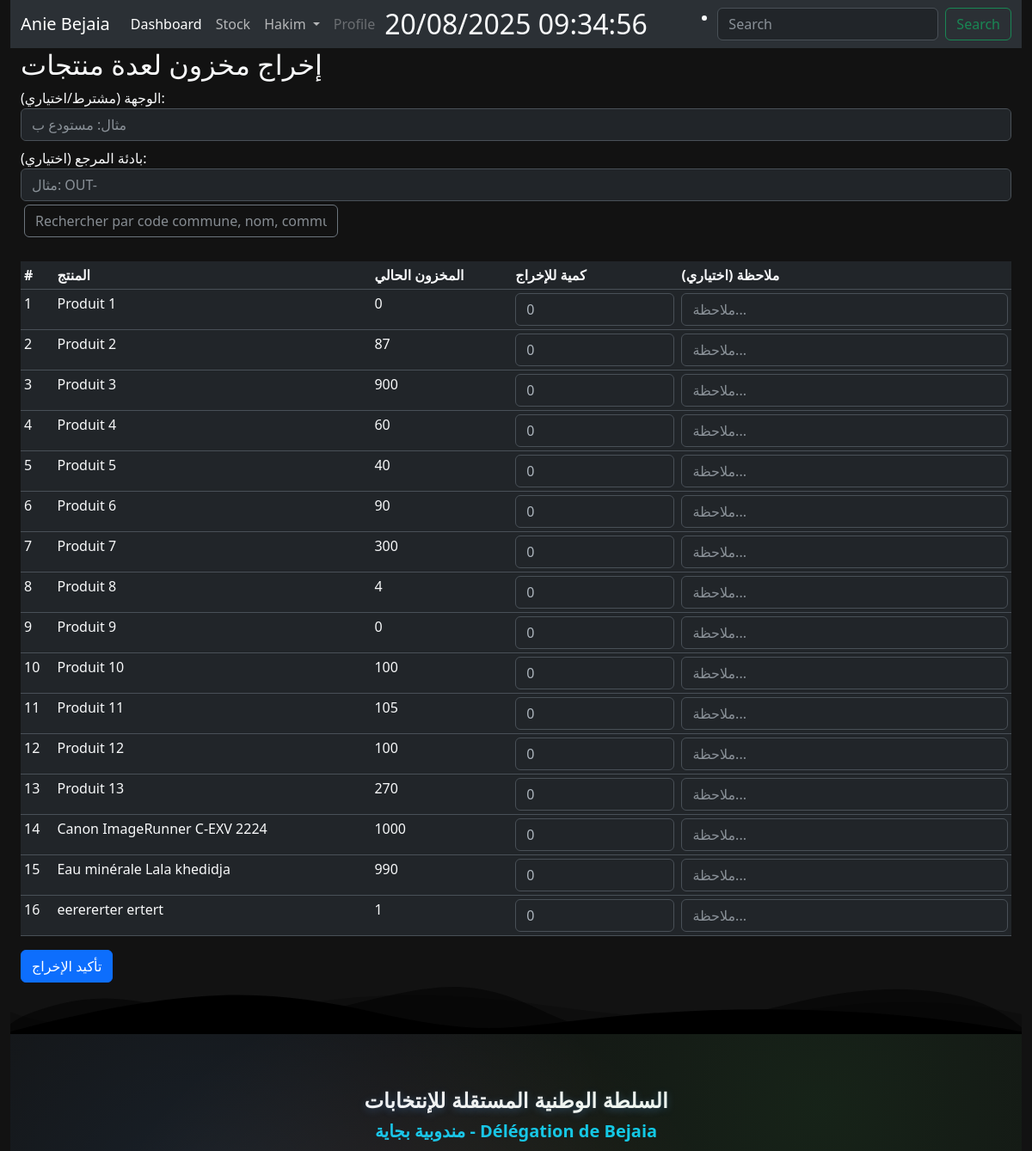
The app's page /batch-sortie/ (signed in, upper part), older data.
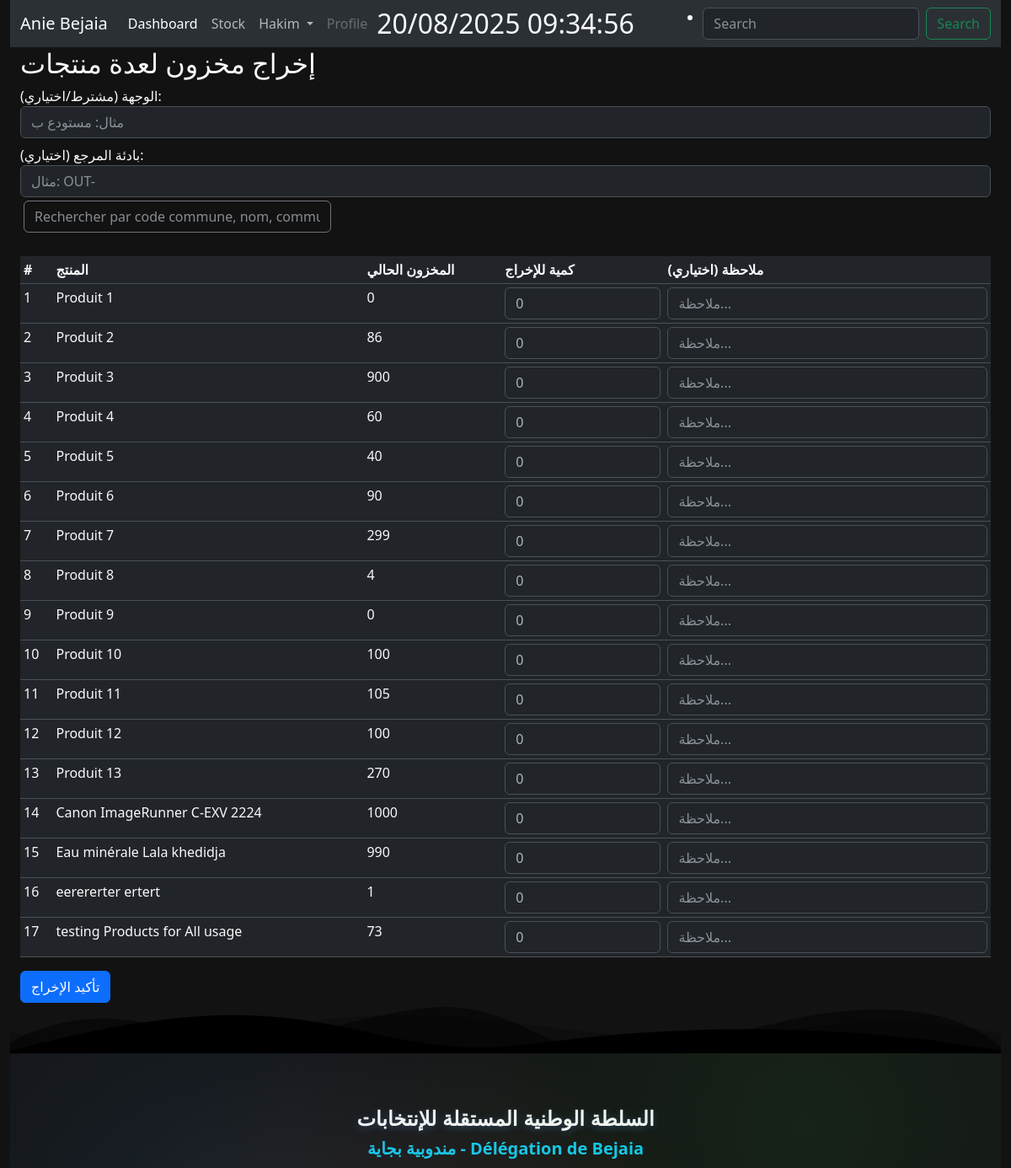
The same page, newer data.
### StockApp/models.py (models this page shows, shortened)
class Product(models.Model):
    user = models.ForeignKey(
        User, related_name="products", on_delete=models.DO_NOTHING
    )
    name = models.CharField(max_length=100)
    description = tinymce_models.HTMLField(blank=True, null=True)
    category = models.ForeignKey("Category", on_delete=models.CASCADE)
    quantity = models.IntegerField(default=1)
    price = models.DecimalField(max_digits=10, decimal_places=2, default=1)
    expiration_date = models.DateField(null=True, blank=True)

### StockApp/views.py (the view, shortened to what this page needs)
# urls.py: path('batch-sortie/', views.batch_sortie, name='batch_sortie'),
@login_required
def batch_sortie(request):
    products = Product.objects.all().order_by('id')
    return render(request, 'batch_sortie.html', {'products': products})

### StockApp/templates/batch_sortie.html (shortened to what this page needs)
{% extends 'base.html' %}
{% block content %}
<h2>إخراج مخزون لعدة منتجات</h2>
<form method="post">
  <div>
    <label for="destination">الوجهة (مشترط/اختياري):</label>
    <input type="text" id="destination" name="destination" class="form-control" placeholder="مثال: مستودع ب">
  </div>
  <div class="mt-2">
    <label for="number_prefix">بادئة المرجع (اختياري):</label>
    <input type="text" id="number_prefix" name="number_prefix" class="form-control" placeholder="مثال: OUT-">
  </div>
    <div class="glass-card hover-lift p-1 mb-4">
        <div class="row align-items-center">
            <div class="col-md-4">
                    <input type="text" id="searchInput" class="form-control bg-transparent border-secondary text-light"
                           placeholder="Rechercher par code commune, nom, commune..."
                           >
            </div>
        </div>
    </div>
  <table class="table table-sm mt-3" id="multySort">
    <thead>
      <tr>
        <th>#</th>
        <th>المنتج</th>
        <th>المخزون الحالي</th>
        <th>كمية للإخراج</th>
        <th>ملاحظة (اختياري)</th>
      </tr>
    </thead>
    <tbody>
      {% for product in products %}
      <tr>
        <td>{{ product.id }}</td>
        <td>{{ product.name }}</td>
        <td>{{ product.quantity }}</td>
        <td>
          <input type="number" min="0" max="{{ product.quantity }}" class="form-control" name="qty_{{ product.id }}" value="0" />
        </td>
        <td>
          <input type="text" class="form-control" name="obs_{{ product.id }}" placeholder="ملاحظة..." />
        </td>
      </tr>
      {% endfor %}
    </tbody>
  </table>
  <button type="submit" class="btn btn-primary">تأكيد الإخراج</button>
</form>
{% endblock %}

Row changes from the older to the newer data that the page shows:
changed Product "Produit 2": quantity "87" → "86"
changed Product "Produit 7": quantity "300" → "299"
added Product: id "17", name "testing Products for All usage", quantity "73"
